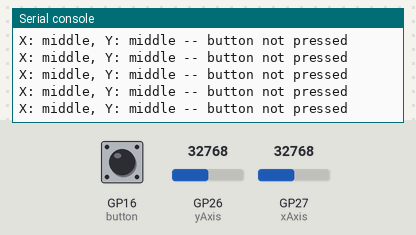
Simulated run of this program. Board: Raspberry Pi Pico running MicroPython. On the bench: the last lines printed to the serial console. The inputs (shaded band) are chosen by the test bench; at power-on: GP26 (yAxis) = 32768, GP27 (xAxis) = 32768, GP16 (button) HIGH (analog values on the 0–65535 scale).

Above: at 1.2 s.
1.3 s: GP26 (yAxis) set to 60655
At 1.31 s:
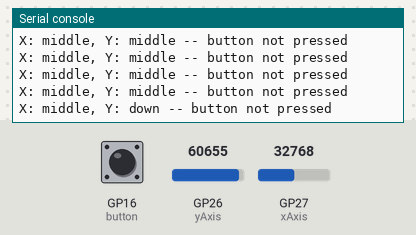
2.8 s: GP27 (xAxis) set to 60655
At 2.82 s:
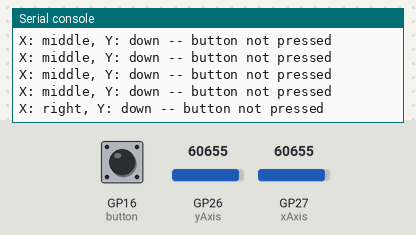
4.3 s: GP16 (button) pulled LOW for 0.15 s
At 4.33 s:
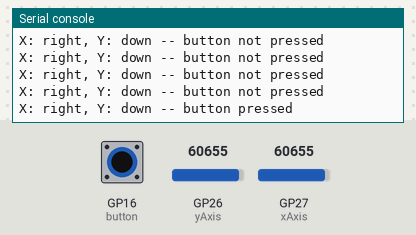
5.9 s: GP26 (yAxis) set to 59345
At 5.94 s:
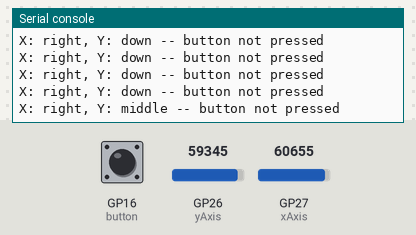
7.4 s: GP16 (button) pulled LOW for 1 s
At 7.45 s:
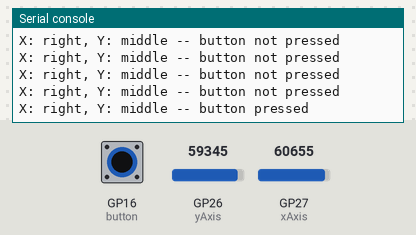
9.9 s: GP27 (xAxis) set to 0
At 9.97 s:
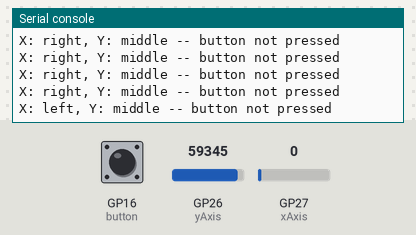

Measured:
- after the input at 1.3 s, the serial console: prints a new line at once (image 1)
- after the input at 2.8 s, the serial console: prints a new line at once (image 2)
- after the input at 4.3 s, the serial console: prints a new line at once (image 3)
- after the input at 5.9 s, the serial console: prints a new line at once (image 4)
- after the input at 7.4 s, the serial console: prints a new line after 0.05 s (image 5)
- after the input at 9.9 s, the serial console: prints a new line after 0.06 s (image 6)

The program:

Joystick.py
```python
import machine
import utime

xAxis = machine.ADC(27)
yAxis = machine.ADC(26)
button = machine.Pin(16, machine.Pin.IN, machine.Pin.PULL_UP)

while True:
    xValue = xAxis.read_u16()
    yValue = yAxis.read_u16()
    buttonValue = button.value()
    xStatus = "middle"
    yStatus = "middle"
    buttonStatus = "not pressed"
    if xValue <= 600:
        xStatus = "left"
    elif xValue >= 60000:
        xStatus = "right"
    if yValue <= 600:
        yStatus = "up"
    elif yValue >= 60000:
        yStatus = "down"
    if buttonValue == 0:
        buttonStatus = "pressed"
    print("X: " + xStatus + ", Y: " + yStatus + " -- button " + buttonStatus)
    utime.sleep(0.1)
```
